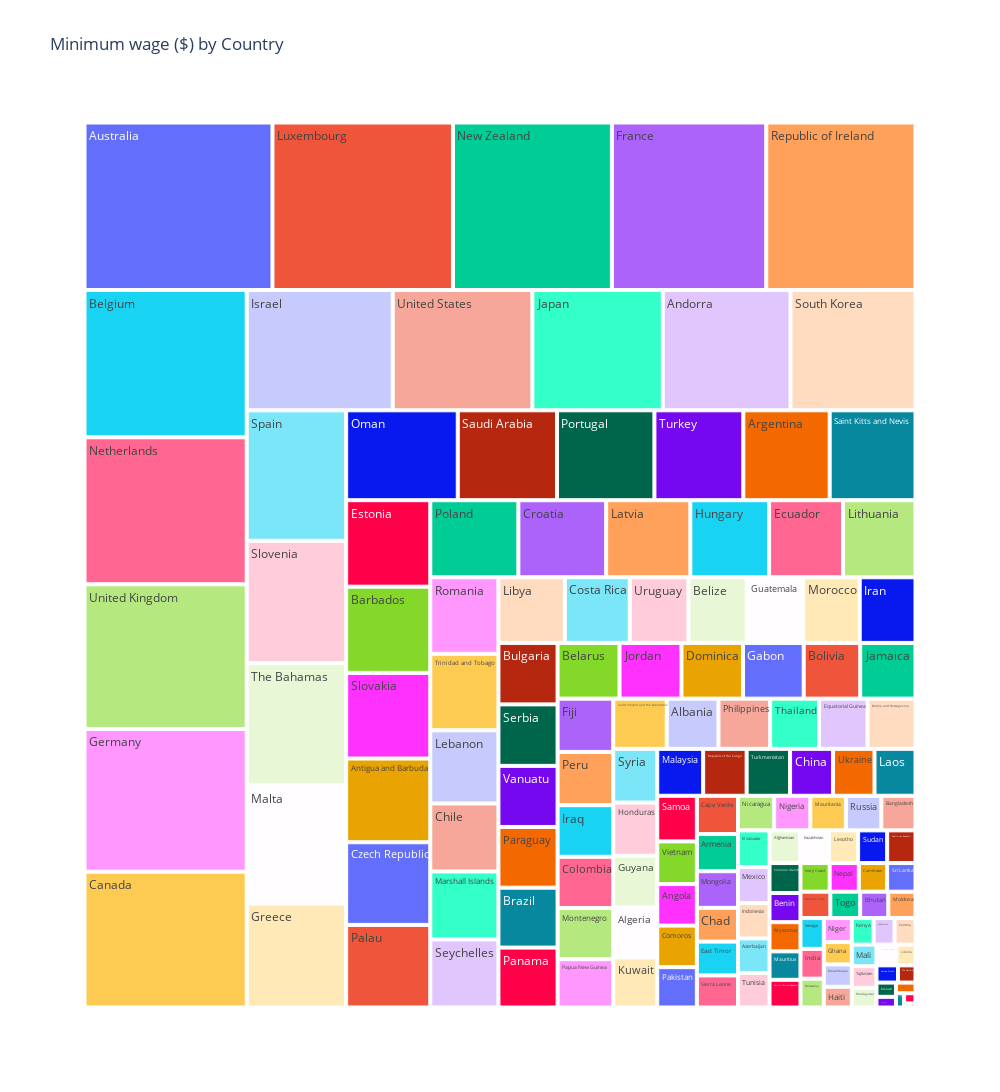

The notebook cell this image was saved under:
### Code cell
fig = px.treemap(data_frame=data,
                  path=['Country'],  
                  values='Minimum wage', 
                  title='Minimum wage ($) by Country')
fig.update_layout(autosize=False, width=1000, height=1200)
fig.show()

### Figure 1 — Plotly figure (JSON) as saved in the notebook; plotly's stock layout.template omitted (floating-point values rounded to 4 significant figures; data arrays with more than 128 entries replaced by an {"elided": "..."} marker saying what was removed)
{"data": [{"branchvalues": "total", "domain": {"x": [0, 1], "y": [0, 1]}, "hovertemplate": "labels=%{label}<br>Minimum wage=%{value}<br>parent=%{parent}<br>id=%{id}<extra></extra>", "ids": {"elided": "188 str values"}, "labels": {"elided": "188 str values"}, "name": "", "parents": {"elided": "188 str values"}, "type": "treemap", "values": {"elided": "188 float values"}}], "layout": {"autosize": false, "height": 1200, "legend": {"tracegroupgap": 0}, "title": {"text": "Minimum wage ($) by Country"}, "width": 1000}}
